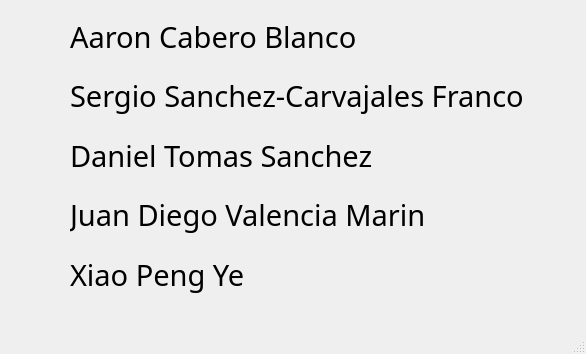
<?xml version="1.0" encoding="UTF-8"?>
<ui version="4.0">
 <class>AboutWindow</class>
 <widget class="QMainWindow" name="AboutWindow">
  <property name="geometry">
   <rect>
    <x>0</x>
    <y>0</y>
    <width>586</width>
    <height>354</height>
   </rect>
  </property>
  <property name="font">
   <font>
    <family>Trebuchet MS</family>
   </font>
  </property>
  <property name="windowTitle">
   <string>About</string>
  </property>
  <property name="windowIcon">
   <iconset>
    <normaloff>../../../image/1200px-Athens_Metro_Logo.svg.png</normaloff>../../../image/1200px-Athens_Metro_Logo.svg.png</iconset>
  </property>
  <widget class="QWidget" name="centralwidget">
   <property name="font">
    <font>
     <family>Trebuchet MS</family>
    </font>
   </property>
   <widget class="QWidget" name="verticalLayoutWidget">
    <property name="geometry">
     <rect>
      <x>70</x>
      <y>10</y>
      <width>452</width>
      <height>291</height>
     </rect>
    </property>
    <layout class="QVBoxLayout" name="verticalLayout">
     <item>
      <widget class="QLabel" name="aaron">
       <property name="font">
        <font>
         <family>Trebuchet MS</family>
         <pointsize>22</pointsize>
        </font>
       </property>
       <property name="text">
        <string>Aaron Cabero Blanco</string>
       </property>
      </widget>
     </item>
     <item>
      <widget class="QLabel" name="sergio">
       <property name="font">
        <font>
         <family>Trebuchet MS</family>
         <pointsize>22</pointsize>
        </font>
       </property>
       <property name="text">
        <string>Sergio Sanchez-Carvajales Francoy</string>
       </property>
      </widget>
     </item>
     <item>
      <widget class="QLabel" name="daniel">
       <property name="font">
        <font>
         <family>Trebuchet MS</family>
         <pointsize>22</pointsize>
        </font>
       </property>
       <property name="text">
        <string>Daniel Tomas Sanchez</string>
       </property>
      </widget>
     </item>
     <item>
      <widget class="QLabel" name="juan">
       <property name="font">
        <font>
         <family>Trebuchet MS</family>
         <pointsize>22</pointsize>
        </font>
       </property>
       <property name="text">
        <string>Juan Diego Valencia Marin</string>
       </property>
      </widget>
     </item>
     <item>
      <widget class="QLabel" name="xiao">
       <property name="font">
        <font>
         <family>Trebuchet MS</family>
         <pointsize>22</pointsize>
        </font>
       </property>
       <property name="text">
        <string>Xiao Peng Ye</string>
       </property>
      </widget>
     </item>
    </layout>
   </widget>
  </widget>
  <widget class="QMenuBar" name="menubar">
   <property name="geometry">
    <rect>
     <x>0</x>
     <y>0</y>
     <width>586</width>
     <height>24</height>
    </rect>
   </property>
  </widget>
  <widget class="QStatusBar" name="statusbar"/>
 </widget>
 <resources/>
 <connections/>
</ui>
